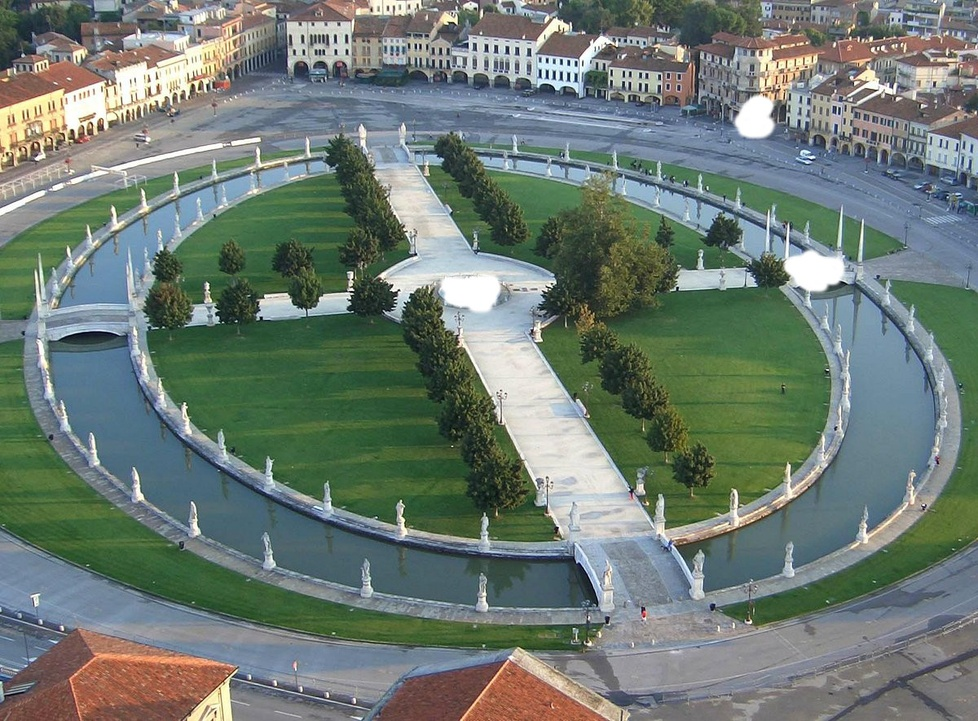
//> input picture Image completion with feature descriptors C++/image_to_complete.jpg, 978 x 721 px, shrunk from 1200 x 885 before the run
$ ./Test1   (built with g++ and OpenCV 4)
//> lines starting //> are read from the running program, lines starting //| are printed output that depends on the picture; after the words box and inside, x2 and y2 are one past the last pixel; in counts of white or black regions, pixels touching at a corner belong together; pictures that were not available may be replaced by others from this repository, and a replacement may not be noted
#include <iostream>
#include <opencv2/opencv.hpp>
#include <opencv2/xfeatures2d.hpp>

using namespace cv;
using namespace cv::xfeatures2d;
using namespace std;

int main()
{
    // Load the original image
    Mat image = imread("image_to_complete.jpg");
//> image is the input picture: 721 rows x 978 cols, CV_8UC3; mean B, G, R 115, 122.9, 109.8

    // Check if image is loaded fine
    if (image.empty()) {
        cout << "Error loading the main image" << endl;
        return -1;
    }

    // Load the patch images
    vector<Mat> patches;

    for (int i = 0; i < 3; i++) {
        Mat patch = imread("patch_" + to_string(i) + ".jpg");
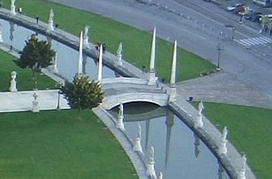
//> input picture Image completion with feature descriptors C++/patch_0.jpg, 272 x 179 px, shrunk from 334 x 219 before the run
//> patch is the input picture: 179 rows x 272 cols, CV_8UC3; mean B, G, R 125.4, 128.1, 101.8

        // Check if patch is loaded fine
        if (patch.empty()) {
            cout << "Error loading the patch " << i << endl;
            return -1;
        }

        patches.push_back(patch);
    }

    // Create SIFT object
    Ptr<SIFT> sift = SIFT::create();

    // Compute SIFT features for the main image
    vector<KeyPoint> keypointsImage;
    Mat descriptorsImage;
    sift->detectAndCompute(image, noArray(), keypointsImage, descriptorsImage);
//> keypointsImage = 4929 keypoints; strongest (x, y, size): (547, 60, 2.4), (352, 289, 2), (547, 72, 2.4), (568, 74, 2.5)

    // Compute SIFT features for the patch images
    vector<vector<KeyPoint>> keypointsPatches(3);
    vector<Mat> descriptorsPatches(3);

    for (int i = 0; i < 3; i++) {
        sift->detectAndCompute(patches[i], noArray(), keypointsPatches[i], descriptorsPatches[i]);

        // Create a BFMatcher object
        BFMatcher matcher(NORM_L2);

        // Match keypoints and descriptors between the image and patch
        vector<DMatch> matches;
        matcher.match(descriptorsImage, descriptorsPatches[i], matches);

        // Find the minimum distance among the matches
        double minDistance = numeric_limits<double>::max();
        for (const auto& match : matches) {
            if (match.distance < minDistance)
                minDistance = match.distance;
        }

        // Define the ratio threshold
        double ratio = 28;

        // Refine the matches by selecting those with distance less than ratio * min_distance
        vector<DMatch> refinedMatches;
        for (const auto& match : matches) {
            if (match.distance < ratio * minDistance)
                refinedMatches.push_back(match);
        }

        // Display the number of matches and refined matches for each patch
        cout << "Patch " << i << ": " << matches.size() << " matches, " << refinedMatches.size() << " refined matches" << endl;

        // Find affine transformation using RANSAC and the refined matches
        vector<Point2f> imagePoints;
        vector<Point2f> patchPoints;

        for (const auto& match : refinedMatches) {
            imagePoints.push_back(keypointsImage[match.queryIdx].pt);
            patchPoints.push_back(keypointsPatches[i][match.trainIdx].pt);
        }

        if (imagePoints.size() >= 4 && patchPoints.size() >= 4) {
            Mat inliersMask;
            Mat affineTransform = findHomography(patchPoints, imagePoints, RANSAC, 3, inliersMask);

            // Calculate the number of inliers
            int inlierCount = countNonZero(inliersMask);
            cout << "Number of inliers for Patch " << i << ": " << inlierCount << endl;

            // Overlay the patch on the image using the affine transformation
            Mat warpedPatch;
            warpPerspective(patches[i], warpedPatch, affineTransform, image.size());

            // Create a mask for the patch region
            Mat patchMask = Mat::ones(patches[i].size(), CV_8U) * 255; // a mask filled with 255
            Mat warpedMask;
            warpPerspective(patchMask, warpedMask, affineTransform, image.size());

            // Copy the warped patch onto the image using the mask
            warpedPatch.copyTo(image, warpedMask);
        }

        else {
            cout << "Insufficient points for Homography calculation for Patch " << i << endl;
        }

    }
//> this loop made 3 passes
//> minDistance on passes 1 to 3: 6.78, 11.7, 6.78
//| Patch 0: 4929 matches, 215 refined matches
//| Patch 1: 4929 matches, 1485 refined matches
//| Patch 2: 4929 matches, 215 refined matches
//> pass 1, `warpPerspective(patches[i], warpedPatch, affineTransform, image.size());`:
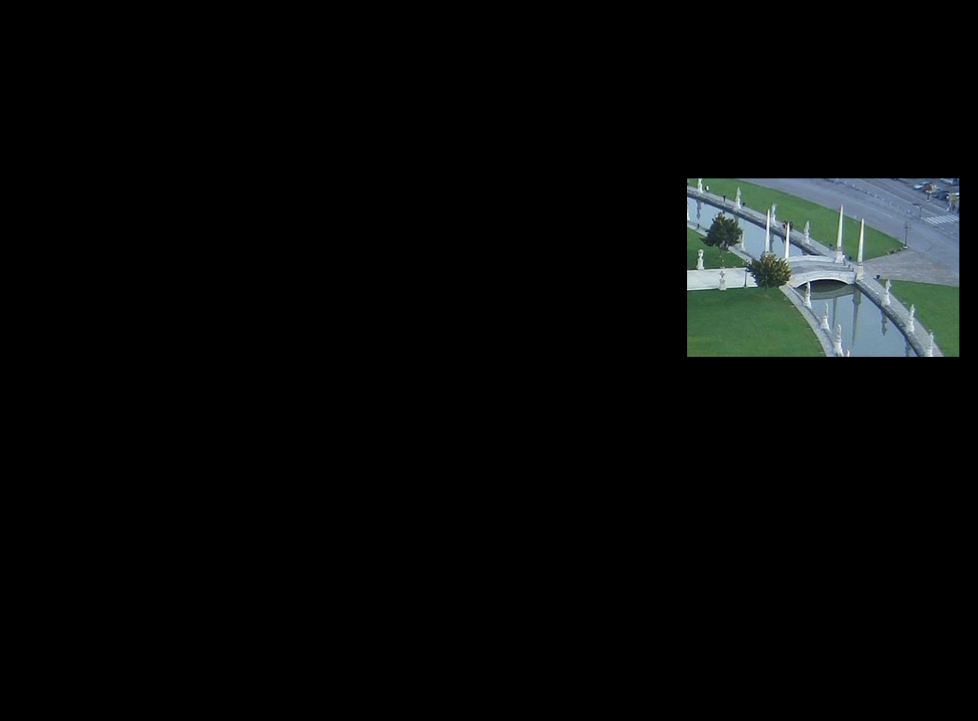
//> warpedPatch: 721 rows x 978 cols, CV_8UC3; mean B, G, R 8.6, 8.8, 7
//> pass 1, `warpPerspective(patchMask, warpedMask, affineTransform, image.size());`:
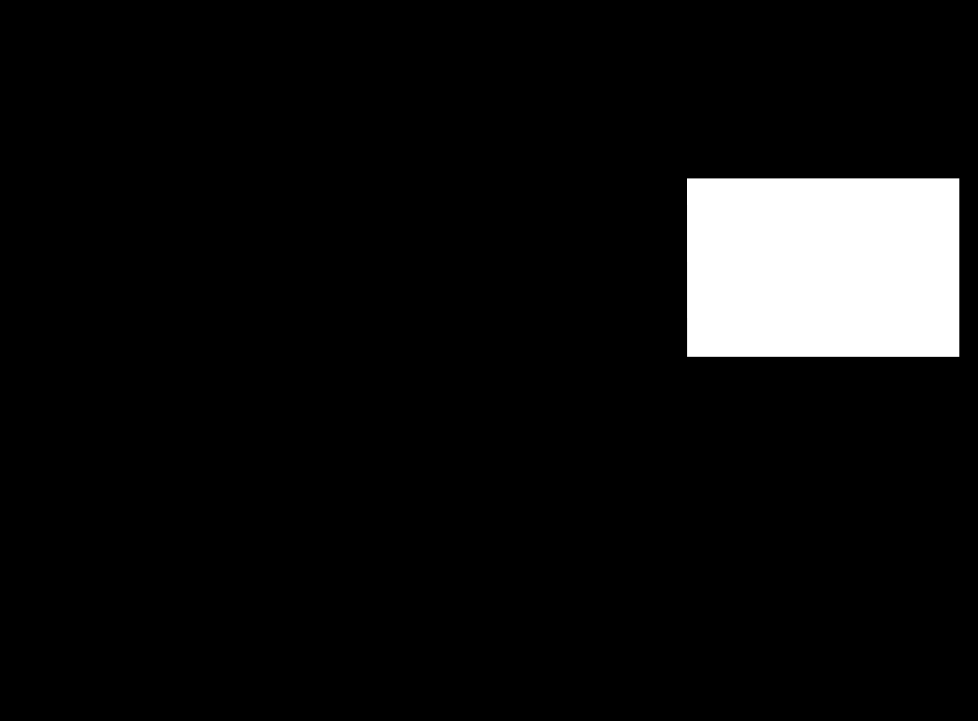
//> warpedMask: 721 rows x 978 cols, CV_8UC1; min 0, max 255, mean 17.6
//> pass 1, `warpedPatch.copyTo(image, warpedMask);`:
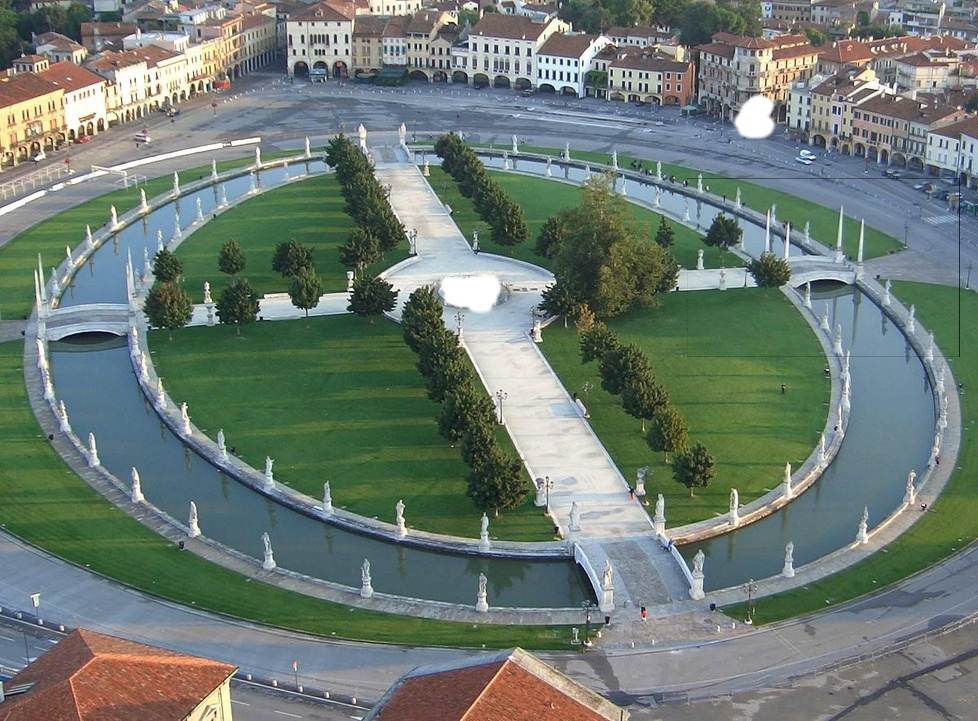
//> image: 721 rows x 978 cols, CV_8UC3; 6.66% of pixels changed, all inside (x1, y1, x2, y2) = (687, 178, 960, 357)
//> after the loop:
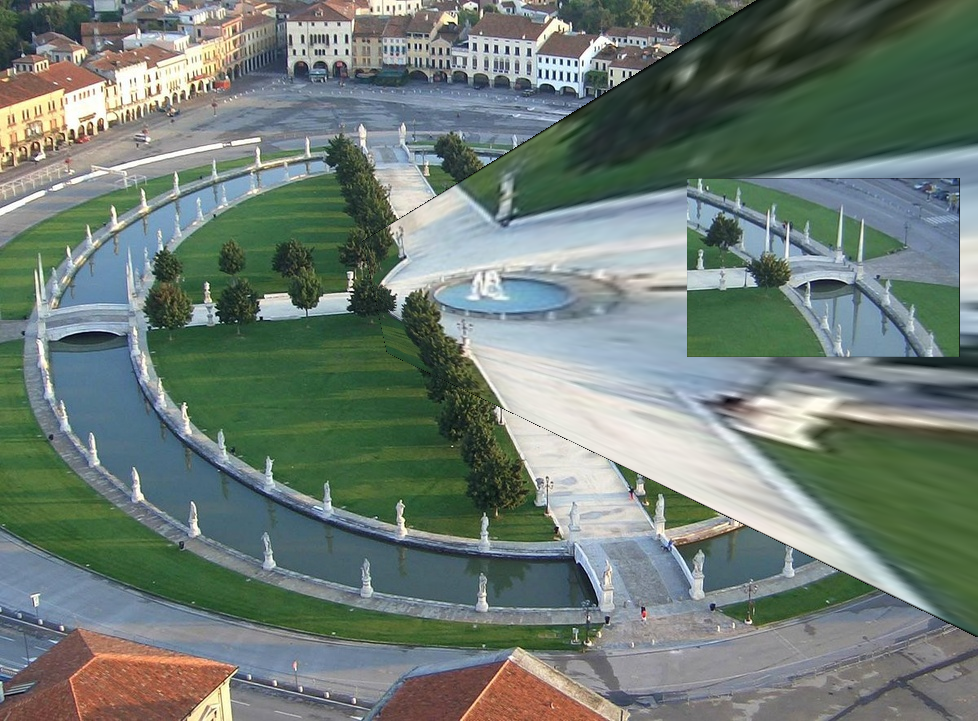
//> image: 721 rows x 978 cols, CV_8UC3; mean B, G, R 117.3, 124.9, 111

    // Display the final image with the patch overlay
    imshow("Image with Patch Overlay", image);
    waitKey(0);

    return 0;
}
